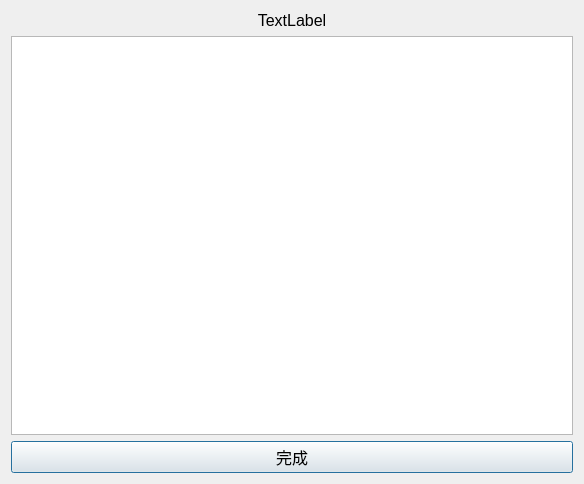
<?xml version="1.0" encoding="UTF-8"?>
<ui version="4.0">
 <class>MissionDetailDialog</class>
 <widget class="QDialog" name="MissionDetailDialog">
  <property name="geometry">
   <rect>
    <x>0</x>
    <y>0</y>
    <width>584</width>
    <height>484</height>
   </rect>
  </property>
  <property name="windowTitle">
   <string>Dialog</string>
  </property>
  <layout class="QVBoxLayout" name="verticalLayout">
   <item>
    <layout class="QHBoxLayout" name="horizontalLayout">
     <item>
      <widget class="QLabel" name="label">
       <property name="font">
        <font>
         <family>Arial</family>
         <pointsize>12</pointsize>
        </font>
       </property>
       <property name="text">
        <string>TextLabel</string>
       </property>
       <property name="alignment">
        <set>Qt::AlignCenter</set>
       </property>
      </widget>
     </item>
    </layout>
   </item>
   <item>
    <widget class="QTextBrowser" name="textBrowser"/>
   </item>
   <item>
    <widget class="QPushButton" name="pushButton">
     <property name="font">
      <font>
       <pointsize>12</pointsize>
      </font>
     </property>
     <property name="text">
      <string>完成</string>
     </property>
    </widget>
   </item>
  </layout>
 </widget>
 <resources/>
 <connections/>
</ui>
